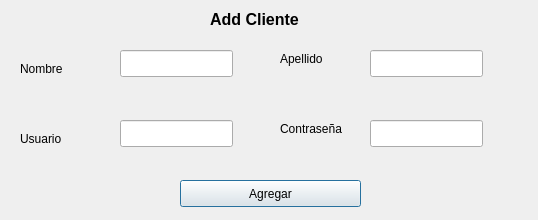
<?xml version="1.0" encoding="UTF-8"?>
<ui version="4.0">
 <class>AddCliente</class>
 <widget class="QDialog" name="AddCliente">
  <property name="geometry">
   <rect>
    <x>0</x>
    <y>0</y>
    <width>538</width>
    <height>220</height>
   </rect>
  </property>
  <property name="windowTitle">
   <string>Dialog</string>
  </property>
  <widget class="QLabel" name="label">
   <property name="geometry">
    <rect>
     <x>210</x>
     <y>10</y>
     <width>101</width>
     <height>20</height>
    </rect>
   </property>
   <property name="text">
    <string>&lt;html&gt;&lt;head/&gt;&lt;body&gt;&lt;p&gt;&lt;span style=&quot; font-size:12pt; font-weight:600;&quot;&gt;Add Cliente&lt;/span&gt;&lt;/p&gt;&lt;/body&gt;&lt;/html&gt;</string>
   </property>
  </widget>
  <widget class="QLabel" name="label_2">
   <property name="geometry">
    <rect>
     <x>20</x>
     <y>60</y>
     <width>67</width>
     <height>17</height>
    </rect>
   </property>
   <property name="text">
    <string>Nombre</string>
   </property>
  </widget>
  <widget class="QLabel" name="label_3">
   <property name="geometry">
    <rect>
     <x>20</x>
     <y>130</y>
     <width>67</width>
     <height>17</height>
    </rect>
   </property>
   <property name="text">
    <string>Usuario</string>
   </property>
  </widget>
  <widget class="QLabel" name="label_4">
   <property name="geometry">
    <rect>
     <x>280</x>
     <y>50</y>
     <width>67</width>
     <height>17</height>
    </rect>
   </property>
   <property name="text">
    <string>Apellido</string>
   </property>
  </widget>
  <widget class="QLabel" name="label_5">
   <property name="geometry">
    <rect>
     <x>280</x>
     <y>120</y>
     <width>81</width>
     <height>17</height>
    </rect>
   </property>
   <property name="text">
    <string>Contraseña</string>
   </property>
  </widget>
  <widget class="QLineEdit" name="tf_nom">
   <property name="geometry">
    <rect>
     <x>120</x>
     <y>50</y>
     <width>113</width>
     <height>27</height>
    </rect>
   </property>
  </widget>
  <widget class="QLineEdit" name="tf_usu">
   <property name="geometry">
    <rect>
     <x>120</x>
     <y>120</y>
     <width>113</width>
     <height>27</height>
    </rect>
   </property>
  </widget>
  <widget class="QLineEdit" name="tf_p">
   <property name="geometry">
    <rect>
     <x>370</x>
     <y>120</y>
     <width>113</width>
     <height>27</height>
    </rect>
   </property>
  </widget>
  <widget class="QLineEdit" name="tf_ape">
   <property name="geometry">
    <rect>
     <x>370</x>
     <y>50</y>
     <width>113</width>
     <height>27</height>
    </rect>
   </property>
  </widget>
  <widget class="QPushButton" name="pushButton">
   <property name="geometry">
    <rect>
     <x>180</x>
     <y>180</y>
     <width>181</width>
     <height>27</height>
    </rect>
   </property>
   <property name="text">
    <string>Agregar</string>
   </property>
  </widget>
 </widget>
 <resources/>
 <connections/>
</ui>
